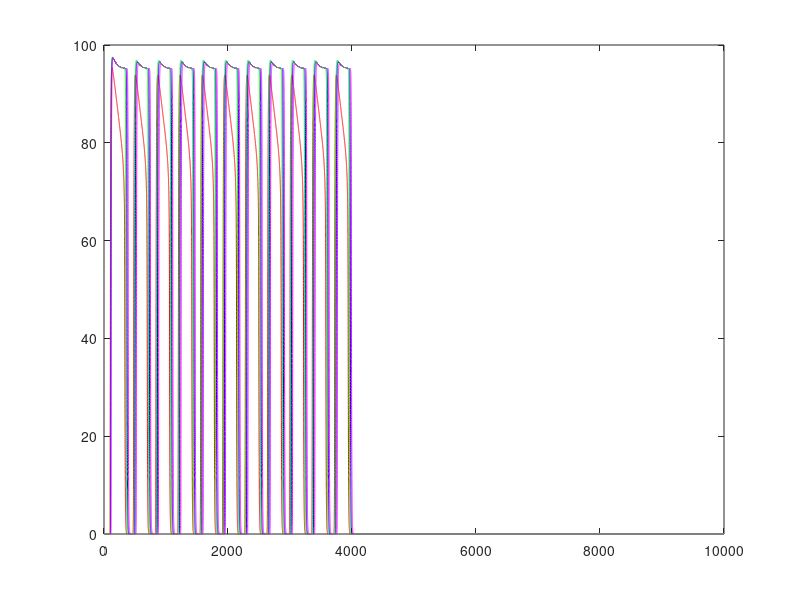

Reproduce this figure in MATLAB.
function [time, x]=oscilacion
clear all; clc

S=30 ;
Nr=10;
A=100;
a=1.45;
Tao1=5;
Tao2=50;
dt=0.1;
inh=-1;
e=1;
to=100;
tf=10000;
time=0:dt:tf;

c=round((tf/dt)+1);
u=zeros(1,c);
x=zeros(Nr+1,c);

for j=1:c

u(j)=40*(time(j)>99)*(time(j)<4001);
 
end


for i=1:c-1
       
     funcion1=( u(i)+a*x(1,i)+inh*x(Nr+1,i));   
    x(1,i+1)=(1-(dt/Tao1))*x(1,i)+(dt/Tao1)*(A*(funcion1.^2)./(S^2+funcion1.^2)).*(funcion1>=0);
    
    for n=1:Nr-1
    if n==1
        
   funcion1=( u(i)+a*x(1,i)+inh*x(Nr+1,i));   
   x(1,i+1)=(1-(dt/Tao1))*x(1,i)+(dt/Tao1)*(A*(funcion1.^2)/(S^2+funcion1.^2))*(funcion1>=0);
   
    end
    if n>=2
    funcion2= (e*x(n-1,i)+a*x(n,i)+inh*x(Nr+1,i));
      x(n,i+1)=(1-(dt/Tao1))*x(n,i)+(dt/Tao1)*(A*(funcion2.^2)./(S^2+funcion2.^2)).*(funcion2>=0);   
    
    end
      
    end

    funcion3=(a*x(Nr,i)+e*x(Nr-1,i)+inh*x(Nr+1,i));
    
    x(Nr,i+1)=(1-(dt/Tao1))*x(Nr,i)+(dt/Tao1)*(A*(funcion3.^2)./(S^2+funcion3.^2)).*(funcion3>=0);
    x(Nr+1,i+1)=(1-(dt/Tao2))*x(Nr+1,i)+(dt/Tao2)*(A*((sum(x(1:Nr,i))).^2)./(S^2+(sum(x(1:Nr,i))).^2)) ;
    
end

plot(time,x(1,:),'r-',time,x(3,:),'g-',time,x(5,:),'b-',time,x(7,:),'m-');
end




